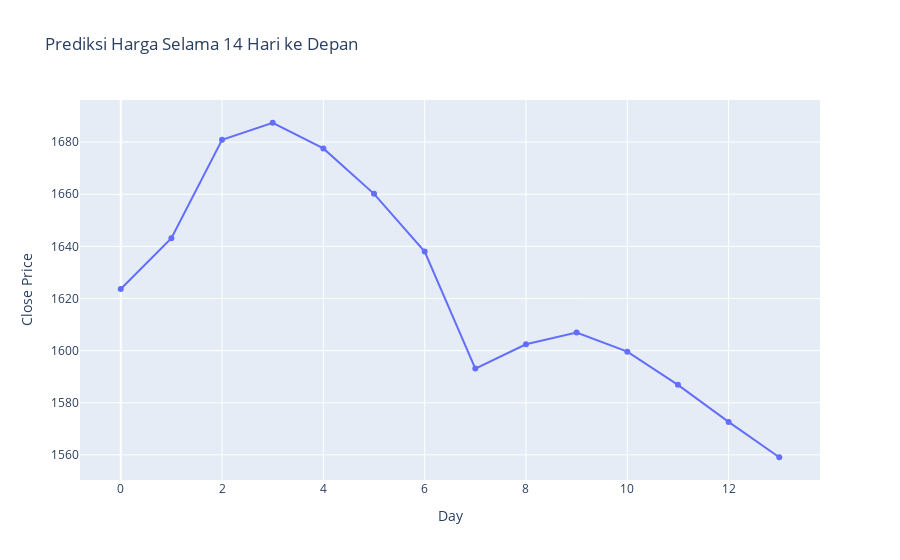

Notebook source saved alongside this figure:
### Code cell
# Melakukan prediksi harga selama 14 hari ke depan
future_predictions_14 = []
last_data_14 = X_batch[-1].cpu().numpy()
for _ in range(14):
    input_data_14 = last_data_14.reshape(1, lookback, 1)
    input_data_14 = torch.tensor(input_data_14).float().to(device)
    
    with torch.no_grad():
        predicted_price_14 = model(input_data_14).cpu().numpy()[0][0]
    
    last_data_14 = np.append(last_data_14[1:], predicted_price_14)
    future_predictions_14.append(predicted_price_14)

dummies_14 = np.zeros((len(future_predictions_14), lookback+1))
dummies_14[:, 0] = future_predictions_14
dummies_14 = scaler.inverse_transform(dummies_14)
future_predictions_14 = dummies_14[:, 0]

# Memvisualisasikan hasil prediksi harga selama 14 hari ke depan
fig_14 = go.Figure(data=[
    go.Scatter(y=future_predictions_14, name='Predicted Close Price (14 days)')
])
fig_14.update_layout(
    title='Prediksi Harga Selama 14 Hari ke Depan',
    xaxis_title='Day',
    yaxis_title='Close Price'
)
fig_14.show()

### Figure 1 — Plotly figure (JSON) as saved in the notebook; plotly's stock layout.template omitted (floating-point values rounded to 4 significant figures)
{"data": [{"name": "Predicted Close Price (14 days)", "type": "scatter", "y": [1624.0, 1643.0, 1681.0, 1687.0, 1678.0, 1660.0, 1638.0, 1593.0, 1602.0, 1607.0, 1600.0, 1587.0, 1573.0, 1559.0]}], "layout": {"title": {"text": "Prediksi Harga Selama 14 Hari ke Depan"}, "xaxis": {"title": {"text": "Day"}}, "yaxis": {"title": {"text": "Close Price"}}}}
